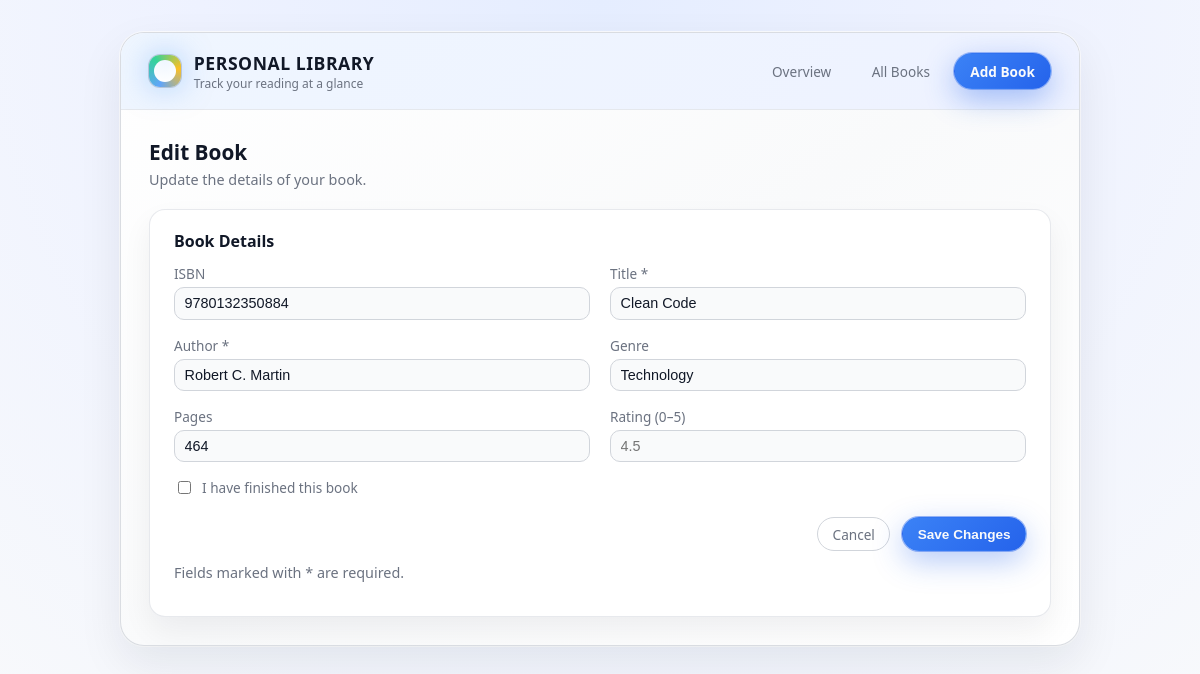
Page /edit/2 on the committed database.
### models.py (models this page shows)
class Book(db.Model):
    __tablename__ = "books"
    id = db.Column(db.Integer, primary_key=True, autoincrement=True)
    isbn = db.Column(db.String(20), nullable=False, default="")
    title = db.Column(db.String(255), nullable=False, default="")
    author = db.Column(db.String(255), nullable=False, default="")
    genre = db.Column(db.String(128), nullable=False, default="")
    pages = db.Column(db.Integer, nullable=False, default=0)
    is_read = db.Column(db.Boolean, nullable=False, default=False)
    rating = db.Column(db.Float, nullable=False, default=0.0)

### web_app.py (the view, shortened to what this page needs)
@app.route("/edit/<int:item_id>", methods=["GET", "POST"])
def edit_book(item_id: int):
    book = db.session.get(Book, item_id)
    if not book:
        return redirect(url_for("list_books"))
    return render_template("edit.html", book=book)

### templates/edit.html (shortened to what this page needs)
{% extends "base.html" %}
{% block content %}
  <div class="page-header">
    <div>
      <h2>Edit Book</h2>
      <p>Update the details of your book.</p>
    </div>
  </div>
  <section class="card">
    <h3>Book Details</h3>
    <form method="post" action="{{ url_for('edit_book', item_id=book.id) }}">
      <div class="field">
        <label for="isbn">ISBN</label>
        <input type="text" id="isbn" name="isbn" value="{{ book.isbn }}" placeholder="978…" />
      </div>
      <div class="field">
        <label for="title">Title *</label>
        <input type="text" id="title" name="title" required value="{{ book.title }}" placeholder="The Hobbit" />
      </div>
      <div class="field">
        <label for="author">Author *</label>
        <input type="text" id="author" name="author" required value="{{ book.author }}" placeholder="J.R.R. Tolkien" />
      </div>
      <div class="field">
        <label for="genre">Genre</label>
        <input type="text" id="genre" name="genre" value="{{ book.genre }}" placeholder="Fantasy" />
      </div>
      <div class="field">
        <label for="pages">Pages</label>
        <input type="number" id="pages" name="pages" min="0" value="{{ book.pages }}" placeholder="366" />
      </div>
      <div class="field">
        <label for="rating">Rating (0–5)</label>
        <input
          type="number"
          id="rating"
          name="rating"
          step="0.1"
          min="0"
          max="5"
          value="{{ '%.1f'|format(book.rating) if book.rating else '' }}"
          placeholder="4.5"
        />
      </div>
      <div class="field-inline">
        <input type="checkbox" id="is_read" name="is_read" {% if book.is_read %}checked{% endif %} />
        <label for="is_read">I have finished this book</label>
      </div>
      <div class="actions">
        <a href="{{ url_for('list_books') }}" class="btn btn-secondary">Cancel</a>
        <button type="submit" class="btn btn-primary">Save Changes</button>
      </div>
    </form>
    <p class="muted" style="margin-top: 0.75rem;">
      Fields marked with * are required.
    </p>
  </section>
{% endblock %}

### templates/base.html (style rules this page uses)
:root { --bg: #f3f4f6; --bg-card: #ffffff; --accent: #2563eb; --accent-soft: rgba(37, 99, 235, 0.08); --border: #e5e7eb; --text: #111827; --muted: #6b7280; --success: #16a34a; --radius-lg: 16px; --radius-md: 10px; }
* { box-sizing: border-box; }
body { margin: 0; min-height: 100vh; font-family: system-ui, -apple-system, BlinkMacSystemFont, "Segoe UI", sans-serif; color: var(--text); background: radial-gradient(circle at top, #e5edff 0, #eef2ff 40%, #f9fafb 100%); display: flex; justify-content: center; align-items: flex-start; padding: 2rem 1rem; }
.page-header { display: flex; justify-content: space-between; align-items: flex-end; gap: 1rem; margin-bottom: 1.25rem; }
.page-header h2 { margin: 0; font-size: 1.3rem; }
.page-header p { margin: 0.25rem 0 0; font-size: 0.9rem; color: var(--muted); }
.card { background: var(--bg-card); border-radius: var(--radius-lg); border: 1px solid rgba(229, 231, 235, 0.9); padding: 1.25rem 1.5rem; box-shadow: 0 14px 30px rgba(15, 23, 42, 0.06); }
.card h3 { margin: 0 0 0.75rem; font-size: 1rem; }
.muted { color: var(--muted); font-size: 0.9rem; }
form { display: grid; grid-template-columns: 1fr 1fr; gap: 1rem 1.25rem; }
.field { display: flex; flex-direction: column; gap: 0.25rem; font-size: 0.85rem; }
.field label { color: var(--muted); }
.field input[type="text"], .field input[type="number"] { border-radius: var(--radius-md); border: 1px solid #d1d5db; background: #f9fafb; padding: 0.45rem 0.6rem; color: var(--text); font-size: 0.9rem; }
.field-inline { display: flex; align-items: center; gap: 0.5rem; font-size: 0.85rem; color: var(--muted); }
.actions { grid-column: 1 / -1; display: flex; justify-content: flex-end; gap: 0.75rem; margin-top: 0.25rem; }
.btn { border-radius: 999px; padding: 0.4rem 0.9rem; border: 1px solid transparent; font-size: 0.85rem; cursor: pointer; display: inline-flex; align-items: center; gap: 0.35rem; text-decoration: none; }
.btn-primary { background: linear-gradient(135deg, #3b82f6, #2563eb); color: #f9fafb; font-weight: 600; box-shadow: 0 0 0 1px rgba(37, 99, 235, 0.45), 0 10px 30px rgba(37, 99, 235, 0.35); }
.btn-secondary { background: #ffffff; color: var(--muted); border-color: #d1d5db; }

### rows in the picture
Book: isbn "9780132350884", title "Clean Code", author "Robert C. Martin", genre "Technology", pages "464"
